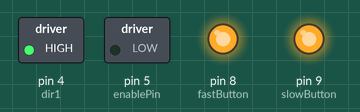
Simulated run of this sketch. Board: Arduino Uno, built with avr-gcc and run on an emulated ATmega328P. On the bench: switched loads named in the sketch (green lamp = pin HIGH), output pins drawn as LEDs (lit = HIGH). What the sketch prints to the serial monitor is not drawn.

Above: at 0.1 s.
Timing chart, 0 to 1.6 s (numbered marks = the images above):
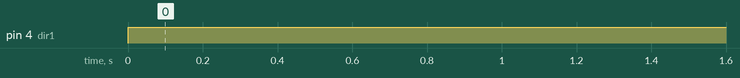

The sketch:

40.pushbutton_dc_motor.ino
```cpp
// usin joystick to control the spped and direction of DC motor

int enablePin = 5;
int dir1 = 4;
int dir2 = 3;
float motorSpeed = 0;

int slowButton = 9;
int slowVal;
int fastButton = 8;
int fastVal;


void setup() {
  // put your setup code here, to run once:

  pinMode(enablePin, OUTPUT);
  pinMode(dir1, OUTPUT);
  //pinMode(dir2, OUTPUT);

  pinMode(slowButton, OUTPUT);
  digitalWrite(slowButton, HIGH);
  pinMode(fastButton, OUTPUT);
  digitalWrite(fastButton, HIGH);

  Serial.begin(9600);

}


void loop() {


  slowVal = digitalRead(slowButton);
  fastVal = digitalRead(fastButton);

  if(slowVal == 0 && fastVal == 1){
    motorSpeed = motorSpeed - 50;
    if(motorSpeed <= 0){
      motorSpeed = 0;
    }

    Serial.print("go slower? ");
    // if slowVal == 0, which means fast button are beging pushed
    Serial.println(slowVal);
    if(slowVal == 0){
      Serial.println("yes");
    }
  }


  if(fastVal == 0 && slowVal == 1){
    motorSpeed = motorSpeed + 50;
    if(motorSpeed >= 255){
      motorSpeed = 255;
    }

    Serial.print("go faster? ");
    // if fastVal == 0, which means the fast button are beging pushed
    Serial.println(slowVal);
    if(slowVal == 0){
      Serial.println("yes");
    }
  }

  else{
    Serial.print("the motor runs at speed ");
    Serial.println(motorSpeed);
  }

  digitalWrite(dir1, HIGH);
  analogWrite(enablePin, motorSpeed);

  delay(1000);


}
```

Measured:
- by itself, pin 4 (dir1): LOW → HIGH at 0.00 s
